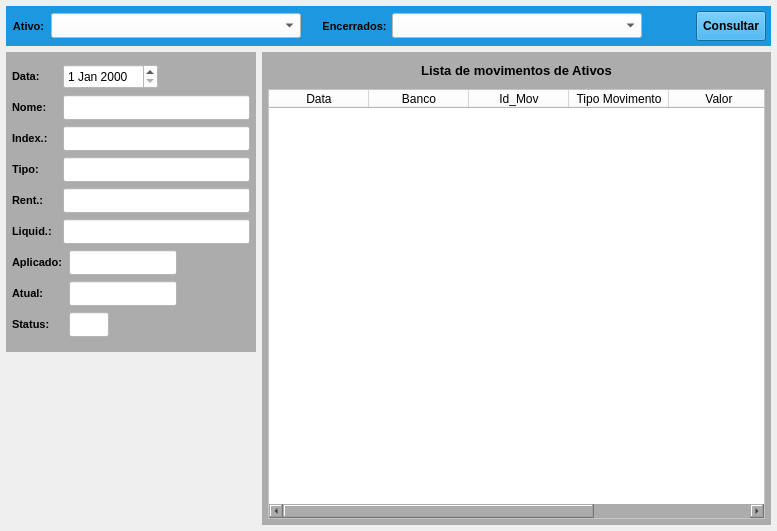
<?xml version="1.0" encoding="UTF-8"?>
<ui version="4.0">
 <class>MainWindow</class>
 <widget class="QMainWindow" name="MainWindow">
  <property name="geometry">
   <rect>
    <x>0</x>
    <y>0</y>
    <width>777</width>
    <height>531</height>
   </rect>
  </property>
  <property name="windowTitle">
   <string>Movimentação Ativos</string>
  </property>
  <widget class="QWidget" name="centralwidget">
   <layout class="QVBoxLayout" name="verticalLayout">
    <property name="leftMargin">
     <number>6</number>
    </property>
    <property name="topMargin">
     <number>6</number>
    </property>
    <property name="rightMargin">
     <number>6</number>
    </property>
    <property name="bottomMargin">
     <number>6</number>
    </property>
    <item>
     <widget class="QWidget" name="widget_5" native="true">
      <property name="minimumSize">
       <size>
        <width>0</width>
        <height>40</height>
       </size>
      </property>
      <property name="maximumSize">
       <size>
        <width>16777215</width>
        <height>40</height>
       </size>
      </property>
      <property name="styleSheet">
       <string notr="true">background-color: rgb(27, 152, 224);</string>
      </property>
      <layout class="QHBoxLayout" name="horizontalLayout_3">
       <property name="spacing">
        <number>5</number>
       </property>
       <property name="leftMargin">
        <number>5</number>
       </property>
       <property name="topMargin">
        <number>5</number>
       </property>
       <property name="rightMargin">
        <number>5</number>
       </property>
       <property name="bottomMargin">
        <number>5</number>
       </property>
       <item>
        <widget class="QLabel" name="label_16">
         <property name="minimumSize">
          <size>
           <width>35</width>
           <height>0</height>
          </size>
         </property>
         <property name="maximumSize">
          <size>
           <width>35</width>
           <height>16777215</height>
          </size>
         </property>
         <property name="font">
          <font>
           <pointsize>8</pointsize>
           <weight>75</weight>
           <bold>true</bold>
          </font>
         </property>
         <property name="text">
          <string>Ativo:</string>
         </property>
         <property name="alignment">
          <set>Qt::AlignCenter</set>
         </property>
        </widget>
       </item>
       <item>
        <widget class="QComboBox" name="combo_Ativos">
         <property name="sizePolicy">
          <sizepolicy hsizetype="Preferred" vsizetype="Preferred">
           <horstretch>0</horstretch>
           <verstretch>0</verstretch>
          </sizepolicy>
         </property>
         <property name="minimumSize">
          <size>
           <width>250</width>
           <height>0</height>
          </size>
         </property>
         <property name="maximumSize">
          <size>
           <width>250</width>
           <height>25</height>
          </size>
         </property>
         <property name="font">
          <font>
           <pointsize>8</pointsize>
          </font>
         </property>
         <property name="styleSheet">
          <string notr="true">background-color: rgb(255, 255, 255);</string>
         </property>
         <item>
          <property name="text">
           <string/>
          </property>
         </item>
         <item>
          <property name="text">
           <string>1 - JANEIRO</string>
          </property>
         </item>
         <item>
          <property name="text">
           <string>2 - FEVEREIRO</string>
          </property>
         </item>
         <item>
          <property name="text">
           <string>3 - MARÇO</string>
          </property>
         </item>
         <item>
          <property name="text">
           <string>4 - ABRIL</string>
          </property>
         </item>
         <item>
          <property name="text">
           <string>5 - MAIO</string>
          </property>
         </item>
         <item>
          <property name="text">
           <string>6 - JUNHO</string>
          </property>
         </item>
         <item>
          <property name="text">
           <string>7 - JULHO</string>
          </property>
         </item>
         <item>
          <property name="text">
           <string>8 - AGOSTO</string>
          </property>
         </item>
         <item>
          <property name="text">
           <string>9 - SETEMBRO</string>
          </property>
         </item>
         <item>
          <property name="text">
           <string>10 - OUTUBRO</string>
          </property>
         </item>
         <item>
          <property name="text">
           <string>11 - NOVEMBRO</string>
          </property>
         </item>
         <item>
          <property name="text">
           <string>12 - DEZEMBRO</string>
          </property>
         </item>
        </widget>
       </item>
       <item>
        <widget class="QLabel" name="label_8">
         <property name="text">
          <string/>
         </property>
        </widget>
       </item>
       <item>
        <widget class="QLabel" name="label_18">
         <property name="minimumSize">
          <size>
           <width>65</width>
           <height>0</height>
          </size>
         </property>
         <property name="maximumSize">
          <size>
           <width>65</width>
           <height>16777215</height>
          </size>
         </property>
         <property name="font">
          <font>
           <pointsize>8</pointsize>
           <weight>75</weight>
           <bold>true</bold>
          </font>
         </property>
         <property name="text">
          <string>Encerrados:</string>
         </property>
         <property name="alignment">
          <set>Qt::AlignCenter</set>
         </property>
        </widget>
       </item>
       <item>
        <widget class="QComboBox" name="combo_Encerrados">
         <property name="sizePolicy">
          <sizepolicy hsizetype="Preferred" vsizetype="Preferred">
           <horstretch>0</horstretch>
           <verstretch>0</verstretch>
          </sizepolicy>
         </property>
         <property name="minimumSize">
          <size>
           <width>250</width>
           <height>0</height>
          </size>
         </property>
         <property name="maximumSize">
          <size>
           <width>250</width>
           <height>25</height>
          </size>
         </property>
         <property name="font">
          <font>
           <pointsize>8</pointsize>
          </font>
         </property>
         <property name="styleSheet">
          <string notr="true">background-color: rgb(255, 255, 255);</string>
         </property>
         <item>
          <property name="text">
           <string/>
          </property>
         </item>
         <item>
          <property name="text">
           <string>1 - JANEIRO</string>
          </property>
         </item>
         <item>
          <property name="text">
           <string>2 - FEVEREIRO</string>
          </property>
         </item>
         <item>
          <property name="text">
           <string>3 - MARÇO</string>
          </property>
         </item>
         <item>
          <property name="text">
           <string>4 - ABRIL</string>
          </property>
         </item>
         <item>
          <property name="text">
           <string>5 - MAIO</string>
          </property>
         </item>
         <item>
          <property name="text">
           <string>6 - JUNHO</string>
          </property>
         </item>
         <item>
          <property name="text">
           <string>7 - JULHO</string>
          </property>
         </item>
         <item>
          <property name="text">
           <string>8 - AGOSTO</string>
          </property>
         </item>
         <item>
          <property name="text">
           <string>9 - SETEMBRO</string>
          </property>
         </item>
         <item>
          <property name="text">
           <string>10 - OUTUBRO</string>
          </property>
         </item>
         <item>
          <property name="text">
           <string>11 - NOVEMBRO</string>
          </property>
         </item>
         <item>
          <property name="text">
           <string>12 - DEZEMBRO</string>
          </property>
         </item>
        </widget>
       </item>
       <item>
        <widget class="QLabel" name="label_7">
         <property name="text">
          <string/>
         </property>
        </widget>
       </item>
       <item>
        <widget class="QLabel" name="label_3">
         <property name="text">
          <string/>
         </property>
        </widget>
       </item>
       <item>
        <widget class="QLabel" name="label">
         <property name="text">
          <string/>
         </property>
        </widget>
       </item>
       <item>
        <widget class="QPushButton" name="btn_Consulta">
         <property name="sizePolicy">
          <sizepolicy hsizetype="Preferred" vsizetype="Preferred">
           <horstretch>0</horstretch>
           <verstretch>0</verstretch>
          </sizepolicy>
         </property>
         <property name="minimumSize">
          <size>
           <width>0</width>
           <height>0</height>
          </size>
         </property>
         <property name="maximumSize">
          <size>
           <width>70</width>
           <height>30</height>
          </size>
         </property>
         <property name="font">
          <font>
           <pointsize>9</pointsize>
           <weight>75</weight>
           <bold>true</bold>
          </font>
         </property>
         <property name="cursor">
          <cursorShape>PointingHandCursor</cursorShape>
         </property>
         <property name="text">
          <string>Consultar</string>
         </property>
        </widget>
       </item>
      </layout>
     </widget>
    </item>
    <item>
     <widget class="QWidget" name="widget_2" native="true">
      <layout class="QHBoxLayout" name="horizontalLayout_4">
       <property name="leftMargin">
        <number>0</number>
       </property>
       <property name="topMargin">
        <number>0</number>
       </property>
       <property name="rightMargin">
        <number>0</number>
       </property>
       <property name="bottomMargin">
        <number>0</number>
       </property>
       <item>
        <widget class="QWidget" name="widget_6" native="true">
         <property name="minimumSize">
          <size>
           <width>250</width>
           <height>0</height>
          </size>
         </property>
         <property name="maximumSize">
          <size>
           <width>250</width>
           <height>16777215</height>
          </size>
         </property>
         <property name="styleSheet">
          <string notr="true"/>
         </property>
         <layout class="QVBoxLayout" name="verticalLayout_3">
          <property name="leftMargin">
           <number>0</number>
          </property>
          <property name="topMargin">
           <number>0</number>
          </property>
          <property name="rightMargin">
           <number>0</number>
          </property>
          <property name="bottomMargin">
           <number>0</number>
          </property>
          <item>
           <widget class="QWidget" name="widget_7" native="true">
            <property name="minimumSize">
             <size>
              <width>0</width>
              <height>300</height>
             </size>
            </property>
            <property name="styleSheet">
             <string notr="true">background-color: rgb(172, 172, 172);</string>
            </property>
            <layout class="QVBoxLayout" name="verticalLayout_5">
             <property name="spacing">
              <number>0</number>
             </property>
             <property name="leftMargin">
              <number>6</number>
             </property>
             <property name="topMargin">
              <number>6</number>
             </property>
             <property name="rightMargin">
              <number>6</number>
             </property>
             <property name="bottomMargin">
              <number>6</number>
             </property>
             <item>
              <widget class="QWidget" name="widget_11" native="true">
               <property name="maximumSize">
                <size>
                 <width>16777215</width>
                 <height>25</height>
                </size>
               </property>
               <layout class="QHBoxLayout" name="horizontalLayout_6">
                <property name="spacing">
                 <number>6</number>
                </property>
                <property name="leftMargin">
                 <number>0</number>
                </property>
                <property name="topMargin">
                 <number>0</number>
                </property>
                <property name="rightMargin">
                 <number>0</number>
                </property>
                <property name="bottomMargin">
                 <number>0</number>
                </property>
                <item>
                 <widget class="QLabel" name="label_19">
                  <property name="minimumSize">
                   <size>
                    <width>45</width>
                    <height>0</height>
                   </size>
                  </property>
                  <property name="maximumSize">
                   <size>
                    <width>45</width>
                    <height>16777215</height>
                   </size>
                  </property>
                  <property name="font">
                   <font>
                    <pointsize>8</pointsize>
                    <weight>75</weight>
                    <bold>true</bold>
                   </font>
                  </property>
                  <property name="text">
                   <string>Data:</string>
                  </property>
                 </widget>
                </item>
                <item>
                 <widget class="QDateEdit" name="date_Emissao">
                  <property name="sizePolicy">
                   <sizepolicy hsizetype="Preferred" vsizetype="Preferred">
                    <horstretch>0</horstretch>
                    <verstretch>0</verstretch>
                   </sizepolicy>
                  </property>
                  <property name="font">
                   <font>
                    <pointsize>9</pointsize>
                   </font>
                  </property>
                  <property name="styleSheet">
                   <string notr="true">background-color: rgb(255, 255, 255);</string>
                  </property>
                 </widget>
                </item>
                <item>
                 <widget class="QLabel" name="label_9">
                  <property name="text">
                   <string/>
                  </property>
                 </widget>
                </item>
               </layout>
              </widget>
             </item>
             <item>
              <widget class="QWidget" name="widget_10" native="true">
               <property name="maximumSize">
                <size>
                 <width>16777215</width>
                 <height>25</height>
                </size>
               </property>
               <layout class="QHBoxLayout" name="horizontalLayout_5">
                <property name="spacing">
                 <number>6</number>
                </property>
                <property name="leftMargin">
                 <number>0</number>
                </property>
                <property name="topMargin">
                 <number>0</number>
                </property>
                <property name="rightMargin">
                 <number>0</number>
                </property>
                <property name="bottomMargin">
                 <number>0</number>
                </property>
                <item>
                 <widget class="QLabel" name="label_17">
                  <property name="minimumSize">
                   <size>
                    <width>45</width>
                    <height>0</height>
                   </size>
                  </property>
                  <property name="maximumSize">
                   <size>
                    <width>45</width>
                    <height>16777215</height>
                   </size>
                  </property>
                  <property name="font">
                   <font>
                    <pointsize>8</pointsize>
                    <weight>75</weight>
                    <bold>true</bold>
                   </font>
                  </property>
                  <property name="text">
                   <string>Nome:</string>
                  </property>
                 </widget>
                </item>
                <item>
                 <widget class="QLineEdit" name="line_Nome">
                  <property name="sizePolicy">
                   <sizepolicy hsizetype="Preferred" vsizetype="Preferred">
                    <horstretch>0</horstretch>
                    <verstretch>0</verstretch>
                   </sizepolicy>
                  </property>
                  <property name="minimumSize">
                   <size>
                    <width>0</width>
                    <height>0</height>
                   </size>
                  </property>
                  <property name="maximumSize">
                   <size>
                    <width>16777215</width>
                    <height>16777215</height>
                   </size>
                  </property>
                  <property name="font">
                   <font>
                    <pointsize>8</pointsize>
                    <weight>50</weight>
                    <bold>false</bold>
                   </font>
                  </property>
                  <property name="styleSheet">
                   <string notr="true">background-color: rgb(255, 255, 255);</string>
                  </property>
                  <property name="text">
                   <string/>
                  </property>
                  <property name="alignment">
                   <set>Qt::AlignLeading|Qt::AlignLeft|Qt::AlignVCenter</set>
                  </property>
                  <property name="readOnly">
                   <bool>true</bool>
                  </property>
                 </widget>
                </item>
               </layout>
              </widget>
             </item>
             <item>
              <widget class="QWidget" name="widget_12" native="true">
               <property name="maximumSize">
                <size>
                 <width>16777215</width>
                 <height>25</height>
                </size>
               </property>
               <layout class="QHBoxLayout" name="horizontalLayout_7">
                <property name="spacing">
                 <number>6</number>
                </property>
                <property name="leftMargin">
                 <number>0</number>
                </property>
                <property name="topMargin">
                 <number>0</number>
                </property>
                <property name="rightMargin">
                 <number>0</number>
                </property>
                <property name="bottomMargin">
                 <number>0</number>
                </property>
                <item>
                 <widget class="QLabel" name="label_20">
                  <property name="minimumSize">
                   <size>
                    <width>45</width>
                    <height>0</height>
                   </size>
                  </property>
                  <property name="maximumSize">
                   <size>
                    <width>45</width>
                    <height>16777215</height>
                   </size>
                  </property>
                  <property name="font">
                   <font>
                    <pointsize>8</pointsize>
                    <weight>75</weight>
                    <bold>true</bold>
                   </font>
                  </property>
                  <property name="text">
                   <string>Index.:</string>
                  </property>
                 </widget>
                </item>
                <item>
                 <widget class="QLineEdit" name="line_Indexador">
                  <property name="sizePolicy">
                   <sizepolicy hsizetype="Preferred" vsizetype="Preferred">
                    <horstretch>0</horstretch>
                    <verstretch>0</verstretch>
                   </sizepolicy>
                  </property>
                  <property name="minimumSize">
                   <size>
                    <width>0</width>
                    <height>0</height>
                   </size>
                  </property>
                  <property name="maximumSize">
                   <size>
                    <width>16777215</width>
                    <height>16777215</height>
                   </size>
                  </property>
                  <property name="font">
                   <font>
                    <pointsize>8</pointsize>
                    <weight>50</weight>
                    <bold>false</bold>
                   </font>
                  </property>
                  <property name="styleSheet">
                   <string notr="true">background-color: rgb(255, 255, 255);</string>
                  </property>
                  <property name="text">
                   <string/>
                  </property>
                  <property name="alignment">
                   <set>Qt::AlignLeading|Qt::AlignLeft|Qt::AlignVCenter</set>
                  </property>
                  <property name="readOnly">
                   <bool>true</bool>
                  </property>
                 </widget>
                </item>
               </layout>
              </widget>
             </item>
             <item>
              <widget class="QWidget" name="widget_13" native="true">
               <property name="maximumSize">
                <size>
                 <width>16777215</width>
                 <height>25</height>
                </size>
               </property>
               <layout class="QHBoxLayout" name="horizontalLayout_8">
                <property name="spacing">
                 <number>6</number>
                </property>
                <property name="leftMargin">
                 <number>0</number>
                </property>
                <property name="topMargin">
                 <number>0</number>
                </property>
                <property name="rightMargin">
                 <number>0</number>
                </property>
                <property name="bottomMargin">
                 <number>0</number>
                </property>
                <item>
                 <widget class="QLabel" name="label_21">
                  <property name="minimumSize">
                   <size>
                    <width>45</width>
                    <height>0</height>
                   </size>
                  </property>
                  <property name="maximumSize">
                   <size>
                    <width>45</width>
                    <height>16777215</height>
                   </size>
                  </property>
                  <property name="font">
                   <font>
                    <pointsize>8</pointsize>
                    <weight>75</weight>
                    <bold>true</bold>
                   </font>
                  </property>
                  <property name="text">
                   <string>Tipo:</string>
                  </property>
                 </widget>
                </item>
                <item>
                 <widget class="QLineEdit" name="line_Tipo">
                  <property name="sizePolicy">
                   <sizepolicy hsizetype="Preferred" vsizetype="Preferred">
                    <horstretch>0</horstretch>
                    <verstretch>0</verstretch>
                   </sizepolicy>
                  </property>
                  <property name="minimumSize">
                   <size>
                    <width>0</width>
                    <height>0</height>
                   </size>
                  </property>
                  <property name="maximumSize">
                   <size>
                    <width>16777215</width>
                    <height>16777215</height>
                   </size>
                  </property>
                  <property name="font">
                   <font>
                    <pointsize>8</pointsize>
                    <weight>50</weight>
                    <bold>false</bold>
                   </font>
                  </property>
                  <property name="styleSheet">
                   <string notr="true">background-color: rgb(255, 255, 255);</string>
                  </property>
                  <property name="text">
                   <string/>
                  </property>
                  <property name="alignment">
                   <set>Qt::AlignLeading|Qt::AlignLeft|Qt::AlignVCenter</set>
                  </property>
                  <property name="readOnly">
                   <bool>true</bool>
                  </property>
                 </widget>
                </item>
               </layout>
              </widget>
             </item>
             <item>
              <widget class="QWidget" name="widget_14" native="true">
               <property name="maximumSize">
                <size>
                 <width>16777215</width>
                 <height>25</height>
                </size>
               </property>
               <layout class="QHBoxLayout" name="horizontalLayout_9">
                <property name="spacing">
                 <number>6</number>
                </property>
                <property name="leftMargin">
                 <number>0</number>
                </property>
                <property name="topMargin">
                 <number>0</number>
                </property>
                <property name="rightMargin">
                 <number>0</number>
                </property>
                <property name="bottomMargin">
                 <number>0</number>
                </property>
                <item>
                 <widget class="QLabel" name="label_22">
                  <property name="minimumSize">
                   <size>
                    <width>45</width>
                    <height>0</height>
                   </size>
                  </property>
                  <property name="maximumSize">
                   <size>
                    <width>45</width>
                    <height>16777215</height>
                   </size>
                  </property>
                  <property name="font">
                   <font>
                    <pointsize>8</pointsize>
                    <weight>75</weight>
                    <bold>true</bold>
                   </font>
                  </property>
                  <property name="text">
                   <string>Rent.:</string>
                  </property>
                 </widget>
                </item>
                <item>
                 <widget class="QLineEdit" name="line_Rentabilidade">
                  <property name="sizePolicy">
                   <sizepolicy hsizetype="Preferred" vsizetype="Preferred">
                    <horstretch>0</horstretch>
                    <verstretch>0</verstretch>
                   </sizepolicy>
                  </property>
                  <property name="minimumSize">
                   <size>
                    <width>0</width>
                    <height>0</height>
                   </size>
                  </property>
                  <property name="maximumSize">
                   <size>
                    <width>16777215</width>
                    <height>16777215</height>
                   </size>
                  </property>
                  <property name="font">
                   <font>
                    <pointsize>8</pointsize>
                    <weight>50</weight>
                    <bold>false</bold>
                   </font>
                  </property>
                  <property name="styleSheet">
                   <string notr="true">background-color: rgb(255, 255, 255);</string>
                  </property>
                  <property name="text">
                   <string/>
                  </property>
                  <property name="alignment">
                   <set>Qt::AlignLeading|Qt::AlignLeft|Qt::AlignVCenter</set>
                  </property>
                  <property name="readOnly">
                   <bool>true</bool>
                  </property>
                 </widget>
                </item>
               </layout>
              </widget>
             </item>
             <item>
              <widget class="QWidget" name="widget_15" native="true">
               <property name="maximumSize">
                <size>
                 <width>16777215</width>
                 <height>25</height>
                </size>
               </property>
               <layout class="QHBoxLayout" name="horizontalLayout_10">
                <property name="spacing">
                 <number>6</number>
                </property>
                <property name="leftMargin">
                 <number>0</number>
                </property>
                <property name="topMargin">
                 <number>0</number>
                </property>
                <property name="rightMargin">
                 <number>0</number>
                </property>
                <property name="bottomMargin">
                 <number>0</number>
                </property>
                <item>
                 <widget class="QLabel" name="label_23">
                  <property name="minimumSize">
                   <size>
                    <width>45</width>
                    <height>0</height>
                   </size>
                  </property>
                  <property name="maximumSize">
                   <size>
                    <width>45</width>
                    <height>16777215</height>
                   </size>
                  </property>
                  <property name="font">
                   <font>
                    <pointsize>8</pointsize>
                    <weight>75</weight>
                    <bold>true</bold>
                   </font>
                  </property>
                  <property name="text">
                   <string>Liquid.:</string>
                  </property>
                 </widget>
                </item>
                <item>
                 <widget class="QLineEdit" name="line_Liquidez">
                  <property name="sizePolicy">
                   <sizepolicy hsizetype="Preferred" vsizetype="Preferred">
                    <horstretch>0</horstretch>
                    <verstretch>0</verstretch>
                   </sizepolicy>
                  </property>
                  <property name="minimumSize">
                   <size>
                    <width>0</width>
                    <height>0</height>
                   </size>
                  </property>
                  <property name="maximumSize">
                   <size>
                    <width>16777215</width>
                    <height>16777215</height>
                   </size>
                  </property>
                  <property name="font">
                   <font>
                    <pointsize>8</pointsize>
                    <weight>50</weight>
                    <bold>false</bold>
                   </font>
                  </property>
                  <property name="styleSheet">
                   <string notr="true">background-color: rgb(255, 255, 255);</string>
                  </property>
                  <property name="text">
                   <string/>
                  </property>
                  <property name="alignment">
                   <set>Qt::AlignLeading|Qt::AlignLeft|Qt::AlignVCenter</set>
                  </property>
                  <property name="readOnly">
                   <bool>true</bool>
                  </property>
                 </widget>
                </item>
               </layout>
              </widget>
             </item>
             <item>
              <widget class="QWidget" name="widget_16" native="true">
               <property name="maximumSize">
                <size>
                 <width>16777215</width>
                 <height>25</height>
                </size>
               </property>
               <layout class="QHBoxLayout" name="horizontalLayout_11">
                <property name="spacing">
                 <number>6</number>
                </property>
                <property name="leftMargin">
                 <number>0</number>
                </property>
                <property name="topMargin">
                 <number>0</number>
                </property>
                <property name="rightMargin">
                 <number>0</number>
                </property>
                <property name="bottomMargin">
                 <number>0</number>
                </property>
                <item>
                 <widget class="QLabel" name="label_24">
                  <property name="minimumSize">
                   <size>
                    <width>51</width>
                    <height>0</height>
                   </size>
                  </property>
                  <property name="maximumSize">
                   <size>
                    <width>51</width>
                    <height>16777215</height>
                   </size>
                  </property>
                  <property name="font">
                   <font>
                    <pointsize>8</pointsize>
                    <weight>75</weight>
                    <bold>true</bold>
                   </font>
                  </property>
                  <property name="text">
                   <string>Aplicado:</string>
                  </property>
                 </widget>
                </item>
                <item>
                 <widget class="QLineEdit" name="line_Valor">
                  <property name="sizePolicy">
                   <sizepolicy hsizetype="Preferred" vsizetype="Preferred">
                    <horstretch>0</horstretch>
                    <verstretch>0</verstretch>
                   </sizepolicy>
                  </property>
                  <property name="minimumSize">
                   <size>
                    <width>0</width>
                    <height>0</height>
                   </size>
                  </property>
                  <property name="maximumSize">
                   <size>
                    <width>16777215</width>
                    <height>16777215</height>
                   </size>
                  </property>
                  <property name="font">
                   <font>
                    <pointsize>8</pointsize>
                    <weight>50</weight>
                    <bold>false</bold>
                   </font>
                  </property>
                  <property name="styleSheet">
                   <string notr="true">background-color: rgb(255, 255, 255);</string>
                  </property>
                  <property name="text">
                   <string/>
                  </property>
                  <property name="alignment">
                   <set>Qt::AlignLeading|Qt::AlignLeft|Qt::AlignVCenter</set>
                  </property>
                  <property name="readOnly">
                   <bool>true</bool>
                  </property>
                 </widget>
                </item>
                <item>
                 <widget class="QLabel" name="label_6">
                  <property name="text">
                   <string/>
                  </property>
                 </widget>
                </item>
               </layout>
              </widget>
             </item>
             <item>
              <widget class="QWidget" name="widget_17" native="true">
               <property name="maximumSize">
                <size>
                 <width>16777215</width>
                 <height>25</height>
                </size>
               </property>
               <layout class="QHBoxLayout" name="horizontalLayout_12">
                <property name="spacing">
                 <number>6</number>
                </property>
                <property name="leftMargin">
                 <number>0</number>
                </property>
                <property name="topMargin">
                 <number>0</number>
                </property>
                <property name="rightMargin">
                 <number>0</number>
                </property>
                <property name="bottomMargin">
                 <number>0</number>
                </property>
                <item>
                 <widget class="QLabel" name="label_25">
                  <property name="minimumSize">
                   <size>
                    <width>51</width>
                    <height>0</height>
                   </size>
                  </property>
                  <property name="maximumSize">
                   <size>
                    <width>51</width>
                    <height>16777215</height>
                   </size>
                  </property>
                  <property name="font">
                   <font>
                    <pointsize>8</pointsize>
                    <weight>75</weight>
                    <bold>true</bold>
                   </font>
                  </property>
                  <property name="text">
                   <string>Atual:</string>
                  </property>
                 </widget>
                </item>
                <item>
                 <widget class="QLineEdit" name="line_Saldo">
                  <property name="sizePolicy">
                   <sizepolicy hsizetype="Preferred" vsizetype="Preferred">
                    <horstretch>0</horstretch>
                    <verstretch>0</verstretch>
                   </sizepolicy>
                  </property>
                  <property name="minimumSize">
                   <size>
                    <width>0</width>
                    <height>0</height>
                   </size>
                  </property>
                  <property name="maximumSize">
                   <size>
                    <width>16777215</width>
                    <height>16777215</height>
                   </size>
                  </property>
                  <property name="font">
                   <font>
                    <pointsize>8</pointsize>
                    <weight>50</weight>
                    <bold>false</bold>
                   </font>
                  </property>
                  <property name="styleSheet">
                   <string notr="true">background-color: rgb(255, 255, 255);</string>
                  </property>
                  <property name="text">
                   <string/>
                  </property>
                  <property name="alignment">
                   <set>Qt::AlignLeading|Qt::AlignLeft|Qt::AlignVCenter</set>
                  </property>
                  <property name="readOnly">
                   <bool>true</bool>
                  </property>
                 </widget>
                </item>
                <item>
                 <widget class="QLabel" name="label_4">
                  <property name="text">
                   <string/>
                  </property>
                 </widget>
                </item>
               </layout>
              </widget>
             </item>
             <item>
              <widget class="QWidget" name="widget_18" native="true">
               <property name="maximumSize">
                <size>
                 <width>16777215</width>
                 <height>25</height>
                </size>
               </property>
               <layout class="QHBoxLayout" name="horizontalLayout_13">
                <property name="spacing">
                 <number>6</number>
                </property>
                <property name="leftMargin">
                 <number>0</number>
                </property>
                <property name="topMargin">
                 <number>0</number>
                </property>
                <property name="rightMargin">
                 <number>0</number>
                </property>
                <property name="bottomMargin">
                 <number>0</number>
                </property>
                <item>
                 <widget class="QLabel" name="label_26">
                  <property name="minimumSize">
                   <size>
                    <width>51</width>
                    <height>0</height>
                   </size>
                  </property>
                  <property name="maximumSize">
                   <size>
                    <width>51</width>
                    <height>16777215</height>
                   </size>
                  </property>
                  <property name="font">
                   <font>
                    <pointsize>8</pointsize>
                    <weight>75</weight>
                    <bold>true</bold>
                   </font>
                  </property>
                  <property name="text">
                   <string>Status:</string>
                  </property>
                 </widget>
                </item>
                <item>
                 <widget class="QLineEdit" name="line_Status">
                  <property name="sizePolicy">
                   <sizepolicy hsizetype="Preferred" vsizetype="Preferred">
                    <horstretch>0</horstretch>
                    <verstretch>0</verstretch>
                   </sizepolicy>
                  </property>
                  <property name="minimumSize">
                   <size>
                    <width>40</width>
                    <height>0</height>
                   </size>
                  </property>
                  <property name="maximumSize">
                   <size>
                    <width>40</width>
                    <height>16777215</height>
                   </size>
                  </property>
                  <property name="font">
                   <font>
                    <pointsize>8</pointsize>
                    <weight>50</weight>
                    <bold>false</bold>
                   </font>
                  </property>
                  <property name="styleSheet">
                   <string notr="true">background-color: rgb(255, 255, 255);</string>
                  </property>
                  <property name="text">
                   <string/>
                  </property>
                  <property name="alignment">
                   <set>Qt::AlignCenter</set>
                  </property>
                  <property name="readOnly">
                   <bool>true</bool>
                  </property>
                 </widget>
                </item>
                <item>
                 <widget class="QLabel" name="label_2">
                  <property name="text">
                   <string/>
                  </property>
                 </widget>
                </item>
               </layout>
              </widget>
             </item>
            </layout>
           </widget>
          </item>
          <item>
           <widget class="QWidget" name="widget_8" native="true"/>
          </item>
         </layout>
        </widget>
       </item>
       <item>
        <widget class="QWidget" name="widget_4" native="true">
         <property name="minimumSize">
          <size>
           <width>0</width>
           <height>0</height>
          </size>
         </property>
         <property name="styleSheet">
          <string notr="true">background-color: rgb(172, 172, 172);</string>
         </property>
         <layout class="QVBoxLayout" name="verticalLayout_2">
          <property name="spacing">
           <number>6</number>
          </property>
          <property name="leftMargin">
           <number>6</number>
          </property>
          <property name="topMargin">
           <number>6</number>
          </property>
          <property name="rightMargin">
           <number>6</number>
          </property>
          <property name="bottomMargin">
           <number>6</number>
          </property>
          <item>
           <widget class="QLabel" name="label_5">
            <property name="minimumSize">
             <size>
              <width>0</width>
              <height>0</height>
             </size>
            </property>
            <property name="maximumSize">
             <size>
              <width>16777215</width>
              <height>25</height>
             </size>
            </property>
            <property name="font">
             <font>
              <pointsize>10</pointsize>
              <weight>75</weight>
              <bold>true</bold>
             </font>
            </property>
            <property name="text">
             <string>Lista de movimentos de Ativos</string>
            </property>
            <property name="alignment">
             <set>Qt::AlignCenter</set>
            </property>
           </widget>
          </item>
          <item>
           <widget class="QTableWidget" name="table_Lista">
            <property name="sizePolicy">
             <sizepolicy hsizetype="Preferred" vsizetype="Preferred">
              <horstretch>0</horstretch>
              <verstretch>0</verstretch>
             </sizepolicy>
            </property>
            <property name="font">
             <font>
              <pointsize>8</pointsize>
             </font>
            </property>
            <property name="styleSheet">
             <string notr="true">background-color: rgb(255, 255, 255);</string>
            </property>
            <column>
             <property name="text">
              <string>Data</string>
             </property>
            </column>
            <column>
             <property name="text">
              <string>Banco</string>
             </property>
            </column>
            <column>
             <property name="text">
              <string>Id_Mov</string>
             </property>
            </column>
            <column>
             <property name="text">
              <string>Tipo Movimento</string>
             </property>
            </column>
            <column>
             <property name="text">
              <string>Valor</string>
             </property>
            </column>
            <column>
             <property name="text">
              <string>Obs</string>
             </property>
            </column>
           </widget>
          </item>
         </layout>
        </widget>
       </item>
      </layout>
     </widget>
    </item>
   </layout>
  </widget>
 </widget>
 <tabstops>
  <tabstop>line_Nome</tabstop>
  <tabstop>btn_Consulta</tabstop>
  <tabstop>table_Lista</tabstop>
  <tabstop>combo_Ativos</tabstop>
  <tabstop>line_Indexador</tabstop>
  <tabstop>line_Tipo</tabstop>
  <tabstop>line_Rentabilidade</tabstop>
  <tabstop>line_Liquidez</tabstop>
  <tabstop>line_Valor</tabstop>
  <tabstop>line_Saldo</tabstop>
  <tabstop>line_Status</tabstop>
  <tabstop>combo_Encerrados</tabstop>
 </tabstops>
 <resources/>
 <connections/>
</ui>
